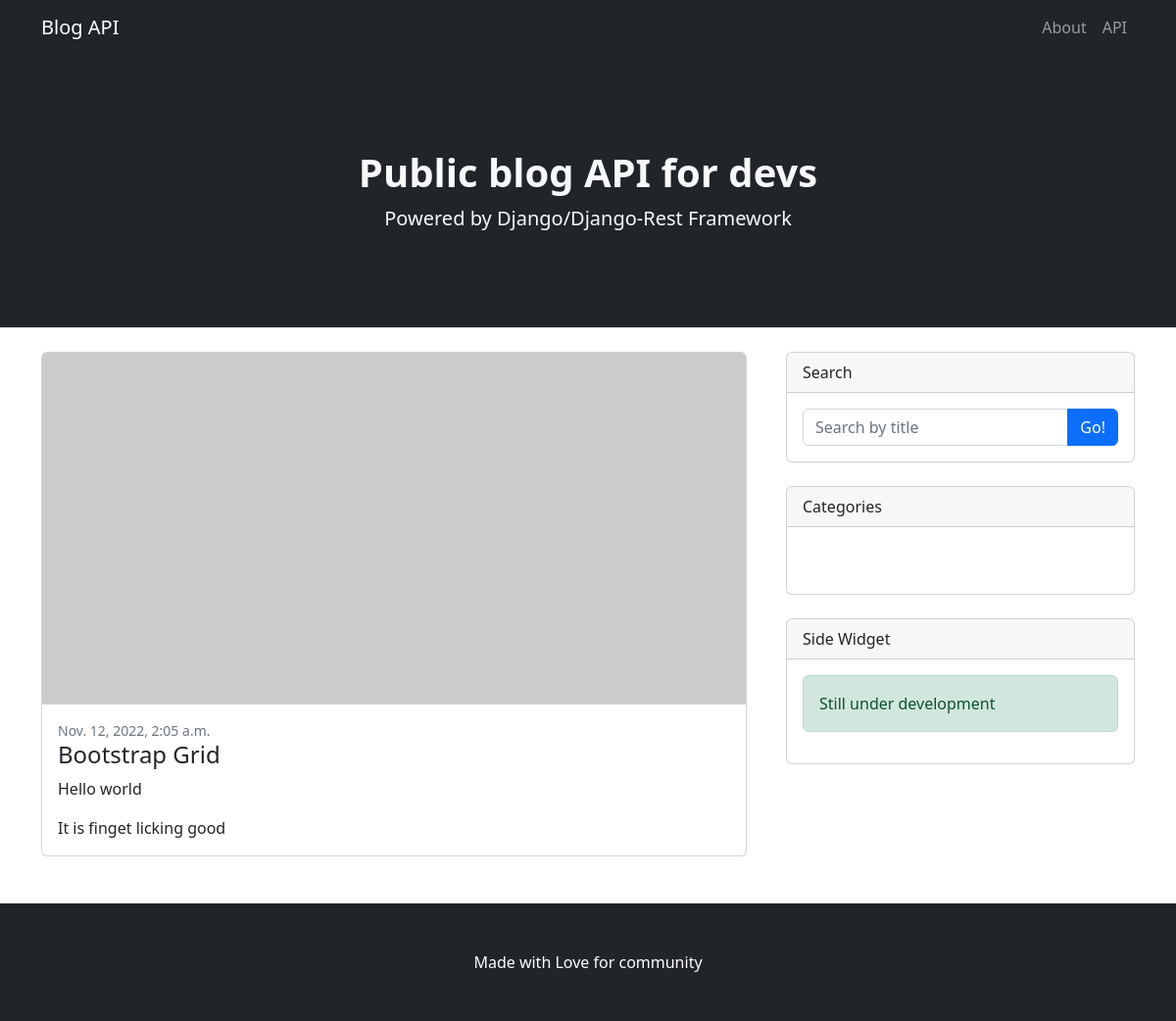
The page /detail/2/ on the database its author committed.
### base/models.py (models this page shows, shortened)
class Blog(models.Model):
    title=models.CharField(max_length=15, null=True, blank=True)
    summary=models.CharField(max_length=15, null=True, blank=True)
    topic=models.TextField(max_length=300, blank=True, null=True)
    posted=models.DateTimeField(auto_now_add=True)
    class Meta:
        verbose_name='Blog'
        verbose_name_plural='Blog'
        ordering=['-posted',]

### base/views.py (the view)
class DetailBlogView(DetailView):
    template_name = 'main/detail.html'
    model= Blog
    context_object_name = 'detail'

### base/templates/main/detail.html
{% extends 'base.html' %}
{% block detail %}
<div class="col-lg-6">
    <div class="card mb-5 w-200" style="width: 90vh; height: fit-content;">
        <a href="#!"><img class="card-img-top" src="https://dummyimage.com/700x350/dee2e6/6c757d.jpg" alt="..." /></a>
        <div class="card-body">
            <div class="small text-muted">{{detail.posted}}</div>
            <h2 class="card-title h4">{{detail.title}}</h2>
            <p class="card-text">{{detail.summary}}</p>
            <p class="card-text">{{detail.topic}}</p>
        </div>
    </div>
</div>
{% endblock detail %}

### rows shown on the page
Blog: posted "Nov. 12, 2022, 2:05 a.m.", title "Bootstrap Grid", summary "Hello world", topic "It is finget licking good"
